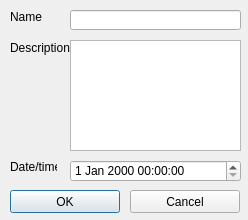
<?xml version="1.0" encoding="UTF-8"?>
<ui version="4.0">
 <class>ScanInfoDialog</class>
 <widget class="QDialog" name="ScanInfoDialog">
  <property name="geometry">
   <rect>
    <x>0</x>
    <y>0</y>
    <width>248</width>
    <height>220</height>
   </rect>
  </property>
  <property name="windowTitle">
   <string>Dialog</string>
  </property>
  <widget class="QTextEdit" name="scanDescriptionText">
   <property name="geometry">
    <rect>
     <x>70</x>
     <y>40</y>
     <width>171</width>
     <height>111</height>
    </rect>
   </property>
  </widget>
  <widget class="QLineEdit" name="scanNameText">
   <property name="geometry">
    <rect>
     <x>70</x>
     <y>10</y>
     <width>171</width>
     <height>20</height>
    </rect>
   </property>
  </widget>
  <widget class="QPushButton" name="okButton">
   <property name="geometry">
    <rect>
     <x>10</x>
     <y>190</y>
     <width>110</width>
     <height>23</height>
    </rect>
   </property>
   <property name="text">
    <string>OK</string>
   </property>
  </widget>
  <widget class="QPushButton" name="cancelButton">
   <property name="geometry">
    <rect>
     <x>130</x>
     <y>190</y>
     <width>110</width>
     <height>23</height>
    </rect>
   </property>
   <property name="text">
    <string>Cancel</string>
   </property>
  </widget>
  <widget class="QDateTimeEdit" name="scanDatetime">
   <property name="geometry">
    <rect>
     <x>70</x>
     <y>160</y>
     <width>171</width>
     <height>22</height>
    </rect>
   </property>
  </widget>
  <widget class="QLabel" name="label">
   <property name="geometry">
    <rect>
     <x>10</x>
     <y>10</y>
     <width>47</width>
     <height>13</height>
    </rect>
   </property>
   <property name="text">
    <string>Name</string>
   </property>
  </widget>
  <widget class="QLabel" name="label_2">
   <property name="geometry">
    <rect>
     <x>10</x>
     <y>40</y>
     <width>61</width>
     <height>16</height>
    </rect>
   </property>
   <property name="text">
    <string>Description</string>
   </property>
  </widget>
  <widget class="QLabel" name="label_3">
   <property name="geometry">
    <rect>
     <x>10</x>
     <y>160</y>
     <width>47</width>
     <height>13</height>
    </rect>
   </property>
   <property name="text">
    <string>Date/time</string>
   </property>
  </widget>
 </widget>
 <resources/>
 <connections/>
</ui>
